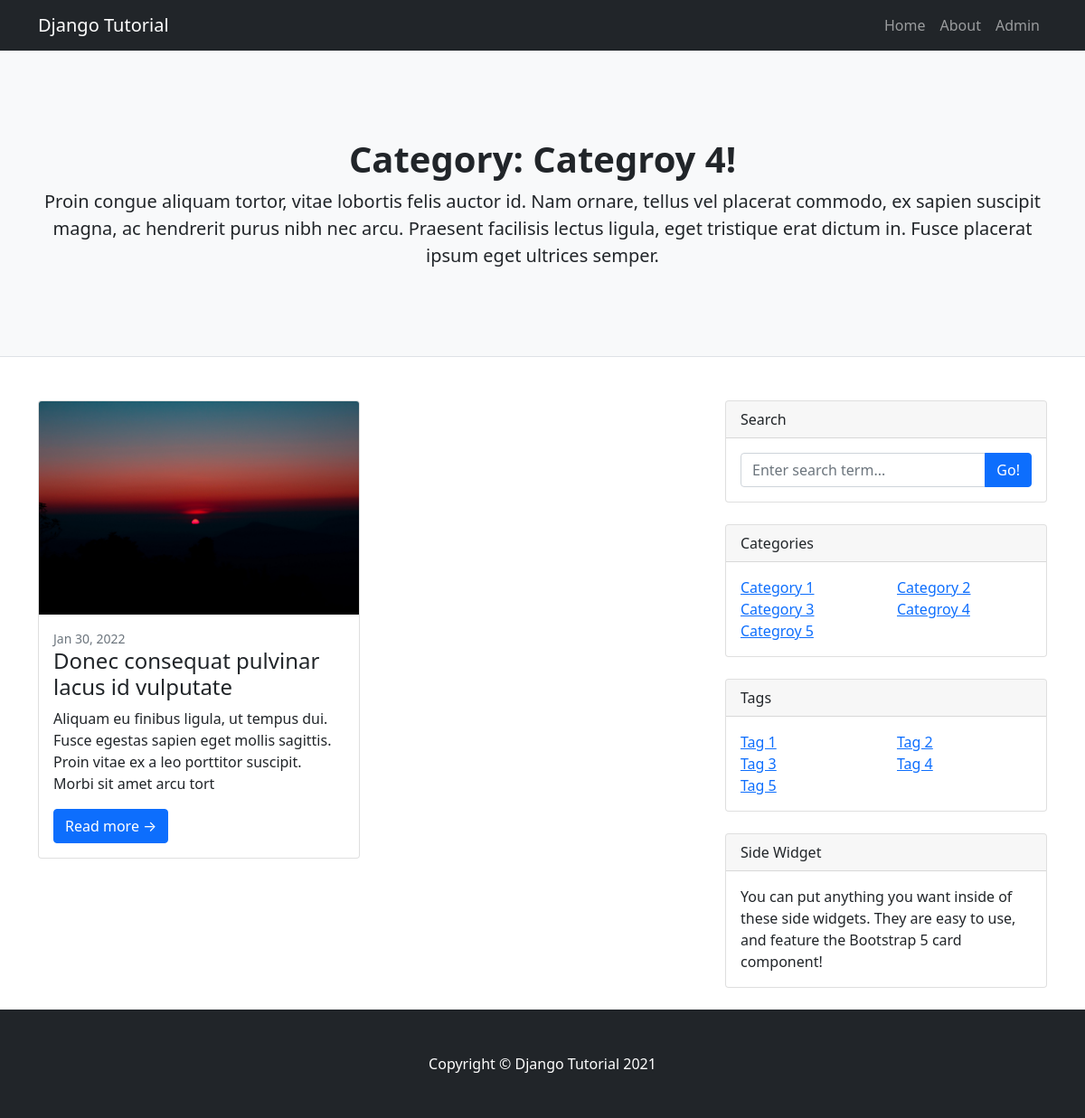
The app's page /category/categroy-4, older data.
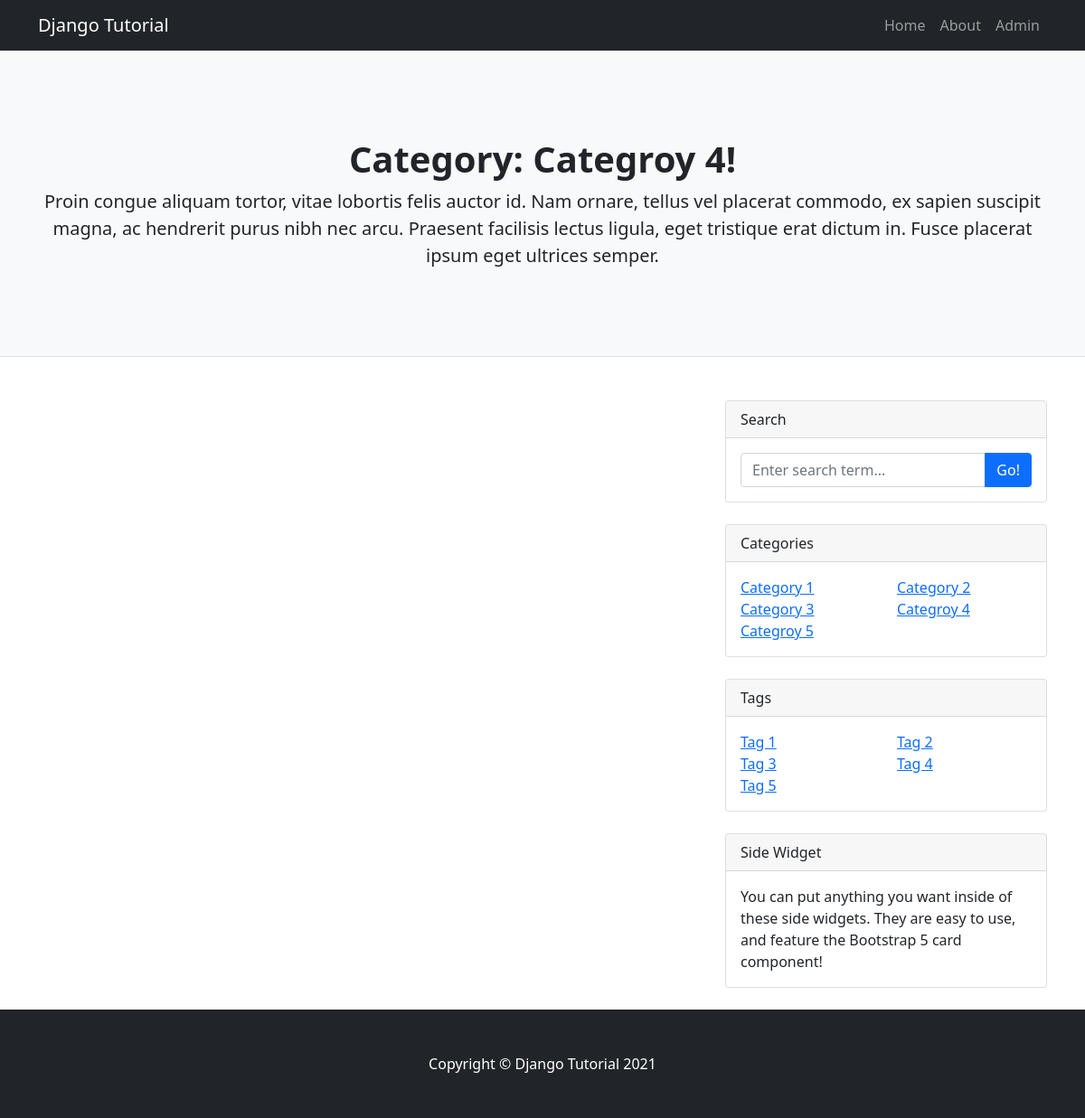
The same page, newer data.
### blog/models.py (models this page shows, shortened)
class Site(models.Model):
    name = models.CharField(max_length=200)
    description = models.TextField()
    logo = models.ImageField(upload_to='logo/')

class Category(models.Model):
    name = models.CharField(max_length=200)
    slug = models.SlugField()
    description = models.TextField()
    class Meta:
        verbose_name_plural = "categories"

class Post(models.Model):
    title = models.CharField(max_length=200)
    slug = models.SlugField()
    content = RichTextField()
    featured_image = models.ImageField(upload_to='images/')
    is_published = models.BooleanField(default=False)
    created_at = models.DateField(auto_now=True)
    category = models.ForeignKey(Category, on_delete=models.CASCADE)
    tag = models.ManyToManyField(Tag)
    user = models.ForeignKey(settings.AUTH_USER_MODEL,
                             on_delete=models.CASCADE)

class Tag(models.Model):
    name = models.CharField(max_length=200)
    slug = models.SlugField()
    description = models.TextField()

### blog/views.py (the view)
# urls.py: path('category/<slug:slug>', views.category, name='category'),
def category(request, slug):
    site = Site.objects.first()
    requested_category = Category.objects.get(slug=slug)
    categories = Category.objects.all()
    tags = Tag.objects.all()
    page = request.GET.get('page', '')  # Get the current page number
    posts = Post.objects.filter(category__slug=slug).filter(is_published=True)
    paginator = Paginator(posts, 1)  # Showing 1 post for every page
    try:
        posts = paginator.page(page)
    except PageNotAnInteger:
        posts = paginator.page(1)
    except EmptyPage:
        posts = paginator.page(paginator.num_pages)
    return render(request, 'category.html', {
        'site': site,
        'posts': posts,
        'category': requested_category,
        'categories': categories,
        'tags': tags,
    })

### templates/category.html (shortened to what this page needs)
{% extends 'layout.html' %}
{% block header %}
    <header class="py-5 bg-light border-bottom mb-4">
        <div class="container">
            <div class="text-center my-5">
                <h1 class="fw-bolder">Category: {{ category.name }}!</h1>
                <p class="lead mb-0">{{ category.description }}</p>
            </div>
        </div>
    </header>
{% endblock header %}
{% block content %}
    {% include 'vendor/post-list.html' %}
    {% include 'vendor/sidebar.html' %}
{% endblock content %}

### templates/layout.html (shortened to what this page needs)
<!DOCTYPE html>
<html lang="en">
<head>
  <link href="https://cdn.jsdelivr.net/npm/bootstrap@5.1.3/dist/css/bootstrap.min.css" rel="stylesheet"
 />
  {% load static %}
  <link href="{% static "css/style.css" %}" rel="stylesheet">
</head>
<body>
  <nav class="navbar navbar-expand-lg navbar-dark bg-dark">
    <div class="container">
      <a class="navbar-brand" href="/">{{ site.name }}</a>
      <div class="collapse navbar-collapse" id="navbarSupportedContent">
        <ul class="navbar-nav ms-auto mb-2 mb-lg-0">
          <li class="nav-item"><a class="nav-link" href="/">Home</a></li>
          <li class="nav-item"><a class="nav-link" href="#">About</a></li>
          <li class="nav-item">
            <a class="nav-link" href="/admin">Admin</a>
          </li>
        </ul>
      </div>
    </div>
  </nav>
  {% block header %}{% endblock header %}
  <div class="container mt-5">
    <div class="row">{% block content %}{% endblock content %}</div>
  </div>
  <footer class="py-5 bg-dark">
    <div class="container">
      <p class="m-0 text-center text-white">
        Copyright &copy; {{ site.name }} 2021
      </p>
    </div>
  </footer>
</body>
</html>

### templates/vendor/post-list.html (shortened to what this page needs)
<div class="col-lg-8">
    <div class="row">
        {% for post in posts %}
            <div class="col-md-6">
                <div class="card mb-4 px-md-0">
                    <a href="{% url 'post' post.slug %}"><img class="card-img-top"
                            src="{{ post.featured_image.url }}" alt="..." /></a>
                    <div class="card-body">
                        <div class="small text-muted">{{ post.created_at|date:"M d, Y" }}
                        </div>
                        <h2 class="card-title h4">{{ post.title }}</h2>
                        <p class="card-text">{{ post.content|striptags|slice:150 }}</p>
                        <a class="btn btn-primary" href="{% url 'post' post.slug %}">Read more
                            →</a>
                    </div>
                </div>
            </div>
        {% endfor %}
    </div>
</div>

### templates/vendor/sidebar.html (shortened to what this page needs)
<div class="col-lg-4">
    <div class="card mb-4">
        <div class="card-header">Search</div>
        <form class="card-body" action="{% url 'search' %}" method="POST" role="search">
            <div class="input-group">
                <input class="form-control" type="text" placeholder="Enter search term..."
                    aria-label="Enter search term..." aria-describedby="button-search" name="q" />
                <button class="btn btn-primary" id="button-search" type="submit">Go!</button>
            </div>
        </form>
    </div>
    <div class="card mb-4">
        <div class="card-header">Categories</div>
        <div class="card-body">
            <ul class="list-unstyled mb-0 row">
                {% for category in categories %}
                    <li class="col-sm-6"><a
                            href="{% url 'category' category.slug %}">{{ category.name }}</a>
                    </li>
                {% endfor %}
            </ul>
        </div>
    </div>
    <div class="card mb-4">
        <div class="card-header">Tags</div>
        <div class="card-body">
            <ul class="list-unstyled mb-0 row">
                {% for tag in tags %}
                    <li class="col-sm-6"><a
                            href="{% url 'tag' tag.slug %}">{{ tag.name }}</a>
                    </li>
                {% endfor %}
            </ul>
        </div>
    </div>
    <div class="card mb-4">
        <div class="card-header">Side Widget</div>
        <div class="card-body">You can put anything you want inside of these side widgets. They are easy to
            use, and feature the Bootstrap 5 card component!</div>
    </div>
</div>

Row changes from the older to the newer data that the page shows:
no longer on this page (row edited): Post: featured_image (picture), created_at "Jan 30, 2022", title "Donec consequat pulvinar lacus id vulputate", content "Aliquam eu finibus ligula, ut tempus dui. Fusce egestas sapien eget mollis sagittis. Proin vitae ex a leo porttitor suscipit. Morbi sit amet arcu tort"
